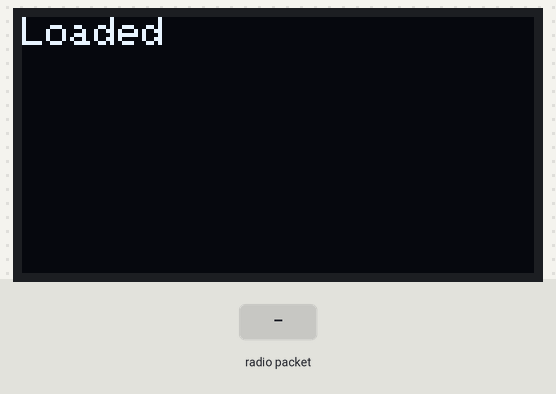
This sketch was run on a simulated Arduino Uno, built with avr-gcc and run on an emulated ATmega328P. Shown: 128×64 one-colour display. The test bench sets the inputs (shaded band). No radio packets arrive unless stated.

Above: at 1.2 s.
1.3 s: radio packet "1" arrives
At 2.5 s:
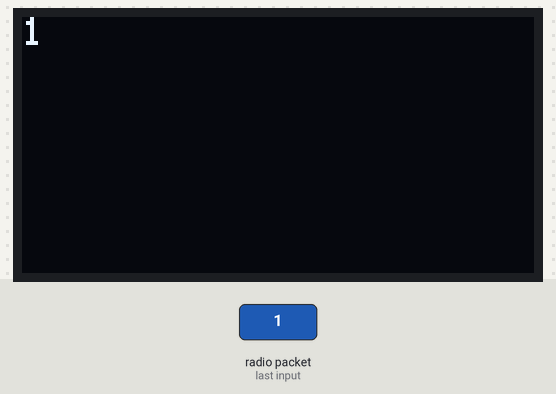
2.8 s: radio packet "0" arrives
At 3.9 s:
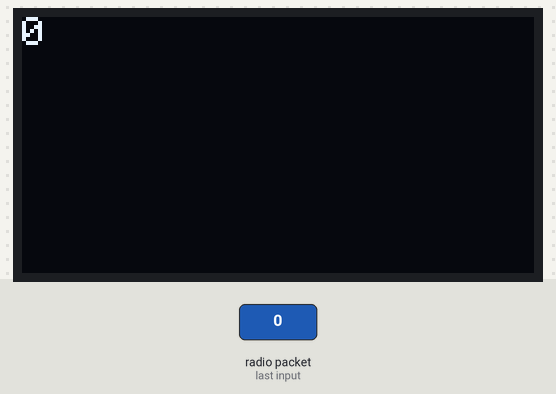
4.3 s: radio packet "2" arrives
Timing chart, 0 to 7.3 s (numbered marks = the images above; inputs shaded):
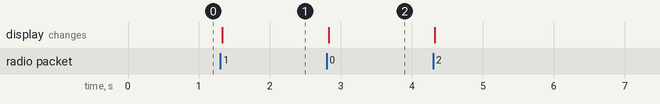

The sketch:

test.ino
```cpp
#include <Adafruit_GFX.h>
#include <Adafruit_SSD1306.h>
#include <VirtualWire.h>

#define OLED_RESET -1
Adafruit_SSD1306 display(OLED_RESET);

char incomingByte;
String inputLine;
String recvMessage;
uint8_t buf [VW_MAX_MESSAGE_LEN];
uint8_t buflen = VW_MAX_MESSAGE_LEN;


String toString(uint8_t *str){
    return String((char *)str);
}

void setup()   {
    Serial.begin(9600);
    vw_setup(500);
    vw_set_rx_pin(7);

    display.begin(SSD1306_SWITCHCAPVCC, 0x3C);

    display.clearDisplay();

    display.setTextSize(1);
    display.setTextColor(WHITE);
    display.setCursor(0, 0);
    display.println("Loaded");

    // display.drawPixel(64, 32, WHITE);
    // display.drawRoundRect(10, 10, 128-10*2, 64-10*2, 8, WHITE);
    // display.drawRoundRect(0, 0, 128, 64, 4, WHITE);

    display.display();
}

void processMessage() {

}

void loop() {
    vw_rx_start();
    buflen = VW_MAX_MESSAGE_LEN;

    if (vw_have_message()) {
        if (vw_get_message(buf, &buflen)) {
            recvMessage = toString(buf);

            display.clearDisplay();
            display.setCursor(0, 0);

            display.println(recvMessage);
            display.display();
        }
    }

    // if (Serial.available() > 0) {
    //     incomingByte = Serial.read();

    //     display.clearDisplay();
    //     display.setCursor(0, 0);

    //     Serial.print("I received: ");
    //     Serial.println(incomingByte);
    //     if (incomingByte == ';') {

    //         display.println(inputLine);
    //         display.display();
    //         inputLine = "";
    //     } else {
    //         inputLine = inputLine + incomingByte;
    //     }
    // }
}
```

Measured:
- after the input at 1.3 s, the display: changes at once (image 1)
- after the input at 2.8 s, the display: changes at once (image 2)
